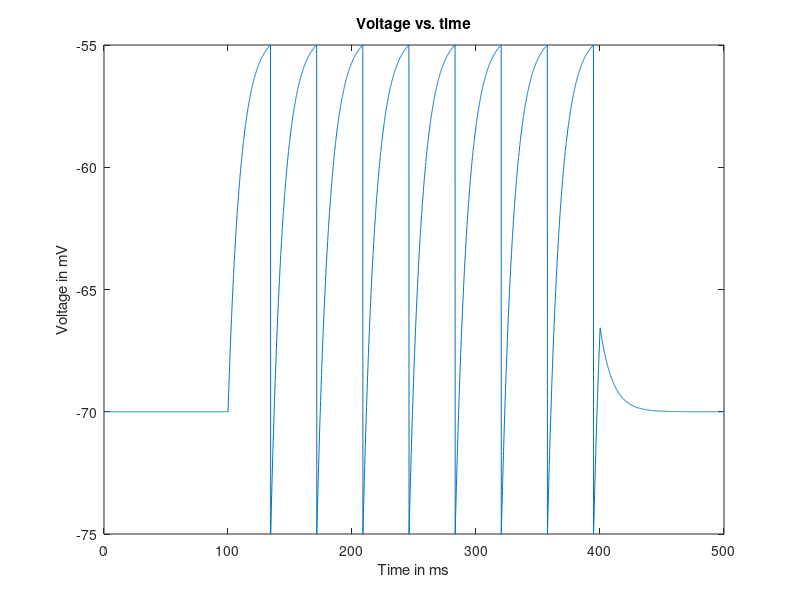

This chart was generated by the following MATLAB code:


%%%% Integrate-and-Fire Model %%%%%
%
% ion channels = resistance
% lipid bilayer = capacitance
% V_m = V_i - V_o,  MemPot = Vin - Vo
% Vss = E + R*I,    E = Vss   I = injected current  R = (membrane) resistance
% Tau = TC = R*C,  C = (membrane) capacitance
% Eqn to solve:  Tau*V' = Vss - Vo, where Vss = E (or) Vss = E + IR
% Soln:   V(t) = Vss - (Vss - Vo)e^(-t/Tau)

% Assume Vrest = E_l,   E_l =  leak channels (aka only leak channels are
% open) so E_l is = Vrest

clear all; % clear variables
close all; % close figures


% DEFINE PARAMETERS
dt      = 0.1; % time step [ms]
t_end   = 500; % total runtime [ms]
t_StimStart = 100; % time to start injecting 
t_StimEnd  = 400; % time to stop  injecting
E_L     = -70; % resting membrane potential [mV]
V_th    = -55; % spike threshold [mV]
V_reset = -75; % reset value [mV]
V_spike =  20; % height of spike
R_m     =  10; % membrane resistance [mOhms]
tau     =  10; % time constant [ms]

% Specifying that both sides of the eqn have the same units is crucial
% Now lets specify parameters at t = 0, aka ICs

%% PART I: Subthreshold Dynamics

t_vect = 0:dt:t_end; % holds vector of times
V_vect = zeros(1,length(t_vect)); % holds vector voltage

i = 1;
V_vect(i) = E_L; % V(t=0) = E_L

% INTEGRATE tau*dV/dt = -V + E_L + I_e * R_m

% I_e_vect = zeros(1,length(t_vect)); % injected current [nanoAmps]

I_Stim = 1.55; %magnitude of pulse of injected current [nA]
I_e_vect = zeros(1,t_StimStart/dt); %portion of I_e_vect from t=0 to t=t_StimStart 
I_e_vect = [I_e_vect I_Stim*ones(1,1+((t_StimEnd-t_StimStart)/dt))]; %add portion from
% t=t_StimStart to t=t_StimEnd 
I_e_vect = [I_e_vect zeros(1,(t_end-t_StimEnd)/dt)]; %add portion from t=t_StimEnd to t=t_end

for t = dt:dt:t_end % start at dt not 0 bc our ICs are at t=0
    
    V_inf = E_L + I_e_vect(i)*R_m; %  value that V_vect is exp. decaying towards, V_inf is Vss
                                    % 
    V_vect(i+1) = V_inf + (V_vect(i)-V_inf)*exp(-dt/tau);
    
    %if statement below says what to do if voltage crosses threshold
    if (V_vect(i+1) > V_th) %cell spiked
    V_vect(i+1) = V_reset; %set voltage back to V_reset
    end
    
    i = i+1;
end

%MAKE PLOTS figure(1)
plot(t_vect, V_vect);
title('Voltage vs. time'); 
xlabel('Time in ms'); 
ylabel('Voltage in mV');

% However, you are probably wondering, ?Where are the beautiful spikes going up to some high voltage?? 
% Well, in truth, the integrate- and-fire model never really assigns a voltage above V_th.
% Every time threshold is reached, it immediately resets the voltage to V_reset (which is our signal
% that a spike occurred at this time, if we were trying to count the number of spikes).


